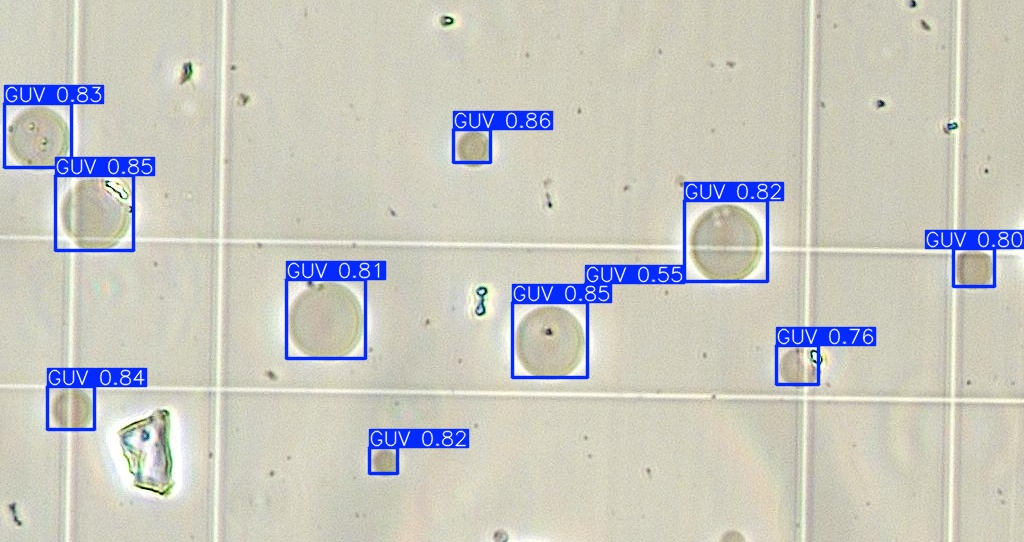
#> input picture guv_detection/images/GR06_20240326_NIK_P17_E018_01_05_B1.jpg, 1024 x 542 px, found by its file name; its folder holds only this picture in this run
$ python converter_crop4.py
#> lines starting #> are read from the running program, lines starting #| are printed output that depends on the picture
"""
Convert the annotation from xml (used for YOLOv3) to txt (used for YOLOv7 and YOLOv11).
"""
import time
import os
import hashlib
import argparse
import cv2
from lxml import etree
import tqdm
import matplotlib.pyplot as plt

def read_xml(xml_path):
    """
    Read the xml file and return the root element, and return bbox
    """
    tree = etree.parse(xml_path)  # Replace with your actual XML file path
    root = tree.getroot()

    bboxes = []
    # Iterate through each <object> element
    for obj in root.findall('object'):
        label = obj.findtext('name')
        bndbox = obj.find('bndbox')
        xmin = int(bndbox.findtext('xmin'))
        ymin = int(bndbox.findtext('ymin'))
        xmax = int(bndbox.findtext('xmax'))
        ymax = int(bndbox.findtext('ymax'))

        bboxes.append({
            'label': label,
            'xmin': xmin,
            'ymin': ymin,
            'xmax': xmax,
            'ymax': ymax
        })
    return bboxes

# [66 lines left out: functions convert_bbox_to_yolo_format, plot_image_with_bboxes, not called in this run]
def main(args):
    """
    Covert the annotation from Label Studio (in xml) to txt (used for YOLOv7 and YOLOv11).
    """
    split_list = ["test"]

    ## create the output folder
    if not os.path.exists(args.output_path):
        os.makedirs(args.output_path)

    # create the subfolder
    for split in split_list:
        split_path = os.path.join(args.output_path, split)
        if not os.path.exists(split_path):
            os.makedirs(split_path)
        if not os.path.exists(os.path.join(split_path, "images")):
            os.makedirs(os.path.join(split_path, "images"))
        if not os.path.exists(os.path.join(split_path, "labels")):# ccartella dove vanno i .txt files
            os.makedirs(os.path.join(split_path, "labels"))

    for split in split_list:
        split_path_i = os.path.join(args.original_path, split) # ok original path

        for img in tqdm.tqdm(os.listdir(os.path.join(split_path_i, "images"))): # split_path_i= original img_path
            img_name = img.split(".")[0]

            img_path = os.path.join(split_path_i, 'images', img)
            annotation_path = os.path.join(split_path_i, "Annotations", img_name + ".xml")

            ###############################################################################################################
            # put the cropped images in the 'images' folder of the output folder
            image = cv2.imread(img_path)
#> image is the input picture: shape (542, 1024, 3); mean B, G, R 192.2, 199.4, 199.8

            # Get the dimensions of the image
            height, width, _ = image.shape
#> height = 542; width = 1024

            # Calculate the dimensions of the cropped images
            crop_width = width // 2
#> crop_width = 512
            crop_height = height // 2
#> crop_height = 271

            # Crop the image into four parts
            top_left = image[:crop_height, :crop_width]
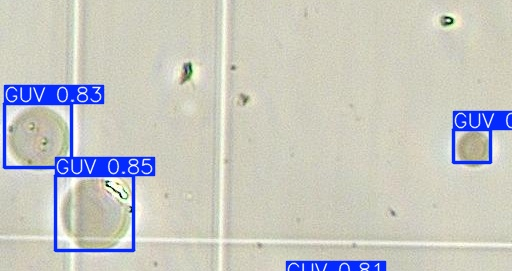
#> top_left: shape (271, 512, 3); mean B, G, R 193.6, 198.6, 198.1
            top_right = image[:crop_height, crop_width:]
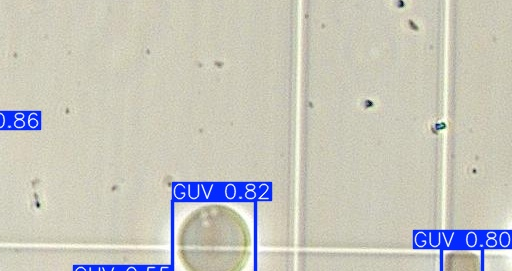
#> top_right: shape (271, 512, 3); mean B, G, R 188.3, 197.7, 198.9
            bottom_left = image[crop_height:, :crop_width]
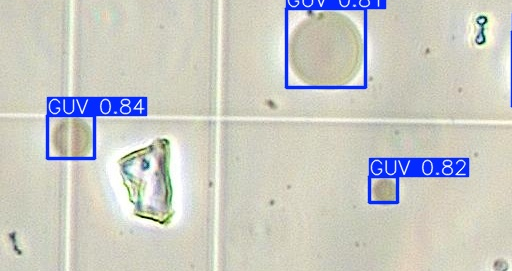
#> bottom_left: shape (271, 512, 3); mean B, G, R 195.4, 201.7, 201.2
            bottom_right = image[crop_height:, crop_width:]
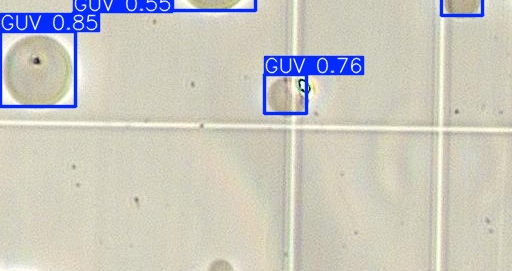
#> bottom_right: shape (271, 512, 3); mean B, G, R 191.6, 199.6, 201


            # save images in the new folder
            cv2.imwrite(os.path.join(os.path.join(args.output_path, split, "images"), f'{img_name}_tl.jpg'), top_left)
            cv2.imwrite(os.path.join(os.path.join(args.output_path, split, "images"), f'{img_name}_tr.jpg'), top_right)
            cv2.imwrite(os.path.join(os.path.join(args.output_path, split, "images"), f'{img_name}_bl.jpg'), bottom_left)
            cv2.imwrite(os.path.join(os.path.join(args.output_path, split, "images"), f'{img_name}_br.jpg'), bottom_right)

            ##################################################################################################################

            # read the xml file
            bboxes = read_xml(annotation_path) #annotation path of the original images folder

            #save the coordinates of bounding boxes center to 4 different list to be written in 4 different .txt files
            bboxes_txt_tl, bboxes_txt_tr, bboxes_txt_bl, bboxes_txt_br = convert_bbox_to_yolo_format(img_path, bboxes, multi_class=False)
            bboxes_txt_list=[bboxes_txt_tl, bboxes_txt_tr, bboxes_txt_bl, bboxes_txt_br]


            bboxes_txt_dict={'0':"_tl",'1':"_tr",'2':"_bl",'3':"_br"}
            # create the txt file
            for idx,bboxes_txt in enumerate(bboxes_txt_list):
                txt_path = os.path.join(args.output_path, split, "labels", img_name + bboxes_txt_dict[str(idx)] + ".txt")
                # plot_image_with_bboxes(os.path.join(args.output_path, split, "images", img_name + bboxes_txt_dict[str(idx)] + ".jpg"), bboxes_txt, crop_width, crop_height)
                with open(txt_path, "w") as f:
                    for bbox in bboxes_txt:
                    # convert to string
                        bbox_str = " ".join([str(x) for x in bbox])
                        f.write(bbox_str + "\n")

            # copy the image to the output folder
                #output_img_path = os.path.join(args.output_path, split, "images", img)
                #os.system(f"cp {img_path} {output_img_path}")


if __name__ == "__main__":
    parser = argparse.ArgumentParser(description="Convert the annotation from yaml (used for YOLOv3) to txt (used for YOLOv7 and YOLOv11).")
    parser.add_argument("--original_path", type=str, default='/home/angelo/Documenti/Liposomes_detection/DATA', help="Path to the original dataset.") # original DATA path with cropped images
    parser.add_argument("--output_path", type=str, default='/home/angelo/Documenti/Liposomes_detection/DATA_txt', help="Path to the output dataset.")
    args = parser.parse_args()

#> (the run stopped early here; a loop or call above may not have finished)
